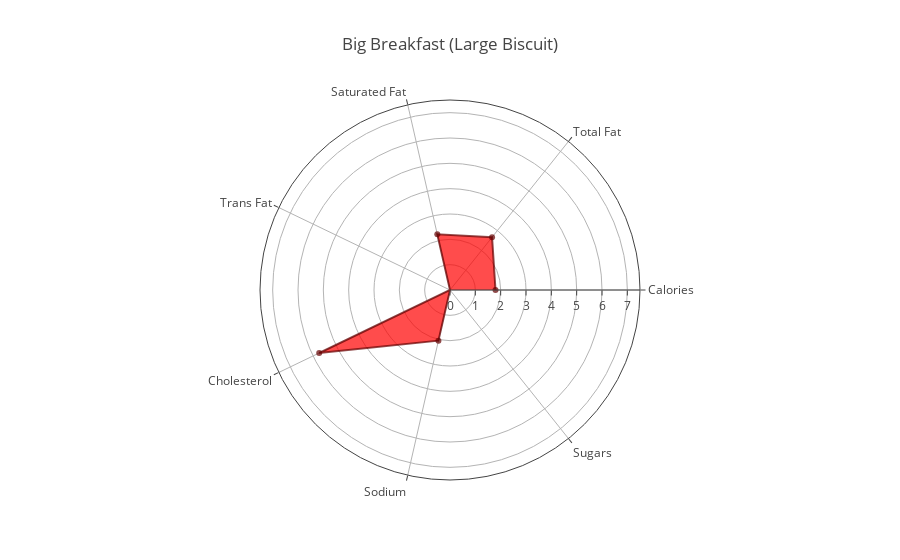

The cell this chart's notebook holds for it:
### Markdown cell above
Chicken McNuggets (40 piece) has the worst Healthiness Index Score on the menu.

### Code cell
data = [trace4]
layout = Layout(title="Big Breakfast (Large Biscuit)", polar=dict(radialaxis = dict(visible = True,range = [0, 7.5])))
figure = Figure(data=data, layout=layout)
iplot(figure)

### Figure 1 — Plotly figure (JSON) as saved in the notebook; plotly's stock layout.template omitted (floating-point values rounded to 4 significant figures)
{"data": [{"fill": "toself", "fillcolor": "rgba(255, 0, 0, 0.7)", "marker": {"color": "rgba(100, 0, 0, 0.7)"}, "name": "Big Breakfast (Large Biscuit)", "r": [1.797, 2.663, 2.253, -0.475, 5.73, 2.052, -0.9213], "theta": ["Calories", "Total Fat", "Saturated Fat", "Trans Fat", "Cholesterol", "Sodium", "Sugars"], "type": "scatterpolar"}], "layout": {"polar": {"radialaxis": {"range": [0, 7.5], "visible": true}}, "title": "Big Breakfast (Large Biscuit)"}}
